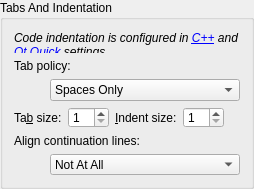
<?xml version="1.0" encoding="UTF-8"?>
<ui version="4.0">
 <class>TextEditor::Internal::TabSettingsWidget</class>
 <widget class="QGroupBox" name="TextEditor::Internal::TabSettingsWidget">
  <property name="geometry">
   <rect>
    <x>0</x>
    <y>0</y>
    <width>254</width>
    <height>189</height>
   </rect>
  </property>
  <property name="windowTitle">
   <string notr="true"/>
  </property>
  <property name="title">
   <string>Tabs And Indentation</string>
  </property>
  <layout class="QGridLayout" name="gridLayout">
   <item row="0" column="0" colspan="2">
    <widget class="QLabel" name="codingStyleWarning">
     <property name="toolTip">
      <string>The text editor indentation setting is used for non-code files only. See the C++ and Qt Quick coding style settings to configure indentation for code files.</string>
     </property>
     <property name="text">
      <string>&lt;i&gt;Code indentation is configured in &lt;a href=&quot;C++&quot;&gt;C++&lt;/a&gt; and &lt;a href=&quot;QtQuick&quot;&gt;Qt Quick&lt;/a&gt; settings.&lt;/i&gt;</string>
     </property>
     <property name="wordWrap">
      <bool>true</bool>
     </property>
    </widget>
   </item>
   <item row="1" column="0" colspan="2">
    <widget class="QLabel" name="tabPolicyLabel">
     <property name="text">
      <string>Tab policy:</string>
     </property>
    </widget>
   </item>
   <item row="2" column="0">
    <spacer name="horizontalSpacer">
     <property name="orientation">
      <enum>Qt::Horizontal</enum>
     </property>
     <property name="sizeType">
      <enum>QSizePolicy::Fixed</enum>
     </property>
     <property name="sizeHint" stdset="0">
      <size>
       <width>30</width>
       <height>20</height>
      </size>
     </property>
    </spacer>
   </item>
   <item row="2" column="1">
    <widget class="QComboBox" name="tabPolicy">
     <property name="sizePolicy">
      <sizepolicy hsizetype="MinimumExpanding" vsizetype="Fixed">
       <horstretch>0</horstretch>
       <verstretch>0</verstretch>
      </sizepolicy>
     </property>
     <item>
      <property name="text">
       <string>Spaces Only</string>
      </property>
     </item>
     <item>
      <property name="text">
       <string>Tabs Only</string>
      </property>
     </item>
     <item>
      <property name="text">
       <string>Mixed</string>
      </property>
     </item>
    </widget>
   </item>
   <item row="3" column="0" colspan="2">
    <layout class="QHBoxLayout" name="horizontalLayout">
     <item>
      <widget class="QLabel" name="tabSizeLabel">
       <property name="sizePolicy">
        <sizepolicy hsizetype="Maximum" vsizetype="Preferred">
         <horstretch>0</horstretch>
         <verstretch>0</verstretch>
        </sizepolicy>
       </property>
       <property name="text">
        <string>Ta&amp;b size:</string>
       </property>
       <property name="buddy">
        <cstring>tabSize</cstring>
       </property>
      </widget>
     </item>
     <item>
      <widget class="QSpinBox" name="tabSize">
       <property name="sizePolicy">
        <sizepolicy hsizetype="Maximum" vsizetype="Fixed">
         <horstretch>0</horstretch>
         <verstretch>0</verstretch>
        </sizepolicy>
       </property>
       <property name="minimum">
        <number>1</number>
       </property>
       <property name="maximum">
        <number>20</number>
       </property>
      </widget>
     </item>
     <item>
      <widget class="QLabel" name="indentSizeLabel">
       <property name="sizePolicy">
        <sizepolicy hsizetype="Maximum" vsizetype="Preferred">
         <horstretch>0</horstretch>
         <verstretch>0</verstretch>
        </sizepolicy>
       </property>
       <property name="text">
        <string>&amp;Indent size:</string>
       </property>
       <property name="buddy">
        <cstring>indentSize</cstring>
       </property>
      </widget>
     </item>
     <item>
      <widget class="QSpinBox" name="indentSize">
       <property name="sizePolicy">
        <sizepolicy hsizetype="Maximum" vsizetype="Fixed">
         <horstretch>0</horstretch>
         <verstretch>0</verstretch>
        </sizepolicy>
       </property>
       <property name="minimum">
        <number>1</number>
       </property>
       <property name="maximum">
        <number>20</number>
       </property>
      </widget>
     </item>
     <item>
      <spacer name="horizontalSpacer_2">
       <property name="orientation">
        <enum>Qt::Horizontal</enum>
       </property>
       <property name="sizeHint" stdset="0">
        <size>
         <width>40</width>
         <height>20</height>
        </size>
       </property>
      </spacer>
     </item>
    </layout>
   </item>
   <item row="4" column="0" colspan="2">
    <widget class="QLabel" name="continuationAlignBehaviorLabel">
     <property name="text">
      <string>Align continuation lines:</string>
     </property>
    </widget>
   </item>
   <item row="5" column="1">
    <widget class="QComboBox" name="continuationAlignBehavior">
     <property name="sizePolicy">
      <sizepolicy hsizetype="MinimumExpanding" vsizetype="Fixed">
       <horstretch>0</horstretch>
       <verstretch>0</verstretch>
      </sizepolicy>
     </property>
     <property name="toolTip">
      <string>&lt;html&gt;&lt;head/&gt;&lt;body&gt;
Influences the indentation of continuation lines.

&lt;ul&gt;
&lt;li&gt;Not At All: Do not align at all. Lines will only be indented to the current logical indentation depth.
&lt;pre&gt;
(tab)int i = foo(a, b
(tab)c, d);
&lt;/pre&gt;
&lt;/li&gt;

&lt;li&gt;With Spaces: Always use spaces for alignment, regardless of the other indentation settings.
&lt;pre&gt;
(tab)int i = foo(a, b
(tab)            c, d);
&lt;/pre&gt;
&lt;/li&gt;

&lt;li&gt;With Regular Indent: Use tabs and/or spaces for alignment, as configured above.
&lt;pre&gt;
(tab)int i = foo(a, b
(tab)(tab)(tab)  c, d);
&lt;/pre&gt;
&lt;/li&gt;
&lt;/ul&gt;&lt;/body&gt;&lt;/html&gt;</string>
     </property>
     <item>
      <property name="text">
       <string>Not At All</string>
      </property>
     </item>
     <item>
      <property name="text">
       <string>With Spaces</string>
      </property>
     </item>
     <item>
      <property name="text">
       <string>With Regular Indent</string>
      </property>
     </item>
    </widget>
   </item>
  </layout>
 </widget>
 <tabstops>
  <tabstop>tabPolicy</tabstop>
  <tabstop>tabSize</tabstop>
  <tabstop>indentSize</tabstop>
  <tabstop>continuationAlignBehavior</tabstop>
 </tabstops>
 <resources/>
 <connections/>
</ui>
